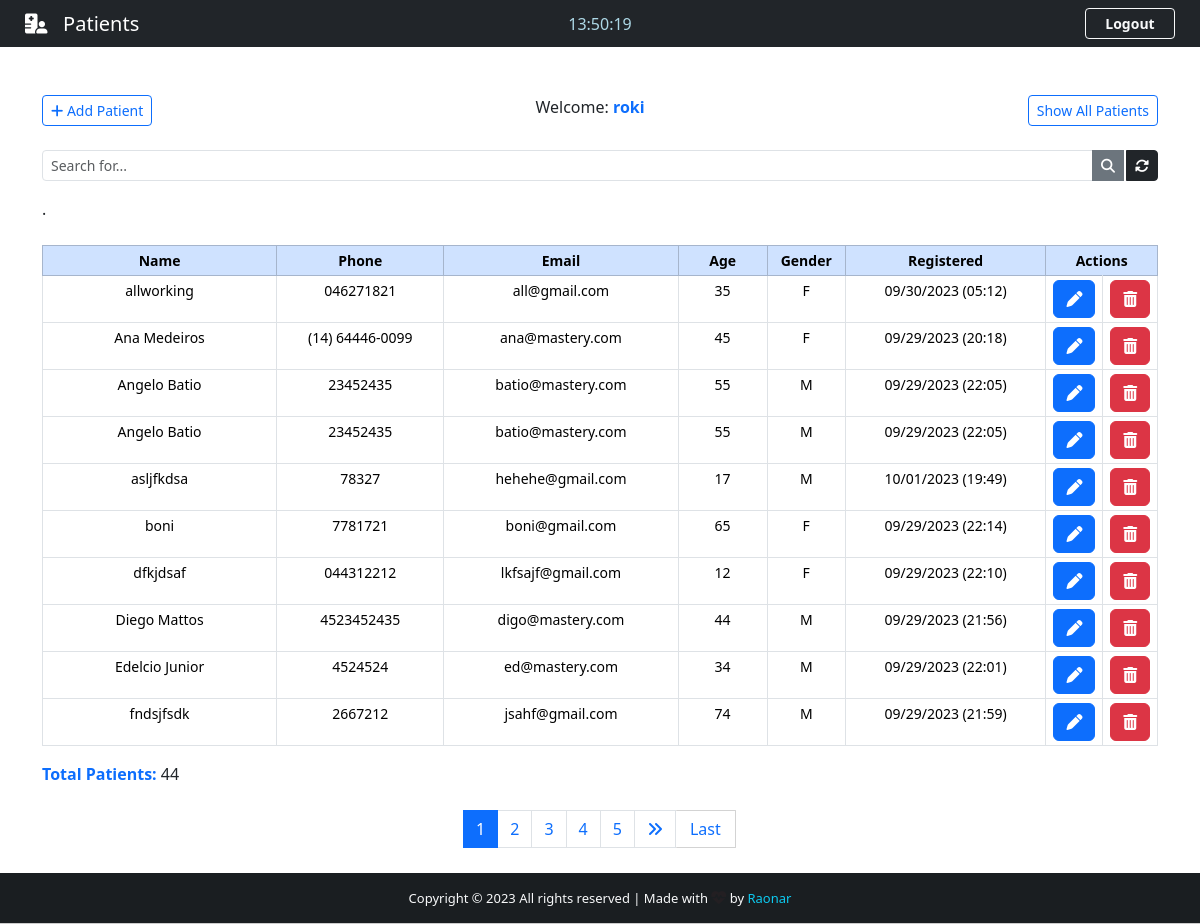
The app's page /backend/ (signed in) with its own data.
### App/models.py (models this page shows, shortened)
class Patient(models.Model):
    GENDER = (
        ("M", "M"),
        ("F", "F"),
    )
    id = models.IntegerField(primary_key=True)
    name = models.CharField(max_length=40)
    phone = models.CharField(max_length=40)
    email = models.CharField(max_length=40)
    age = models.CharField(max_length=3)
    gender = models.CharField(max_length=1, null=True, choices=GENDER)
    note = models.TextField(blank=True)
    created_at = models.DateTimeField(auto_now_add=True)

### App/views.py (the view)
# urls.py: path("backend/", views.backend, name="backend"),
@cache_control(no_cache=True, must_revalidate=True, no_store=True)
@login_required(login_url="login")
def backend(request):
    now = datetime.now()
    current_time = now.strftime("%H:%M:%S")
    print(current_time)
    if 'q' in request.GET:
        q = request.GET['q']
        all_patient_list = Patient.objects.filter(
            Q(name__icontains=q) | Q(phone__icontains=q) | Q(email__icontains=q) |
            Q(age__icontains=q) | Q(gender__icontains=q) | Q(note__icontains=q)
            ).order_by(Lower('name'))
        if not all_patient_list:
            return render(request, "backend.html", {"error_message": True})
    else:
        all_patient_list = Patient.objects.all().order_by(Lower('name'))
    paginator = Paginator(all_patient_list, 10)
    page = request.GET.get("page")
    all_patients = paginator.get_page(page)
    db_patients = Patient.objects.all()
    return render(request, "backend.html", {"patients": all_patients,
                                            "db_patients": db_patients})

### App/templates/backend.html (shortened to what this page needs)
{% extends "base.html" %}
{% block nav-content %}
    <i class="fas fa-hospital-user"></i>&nbsp;&nbsp; Patients
{% endblock %}
{% block time %}
    <div class="col-sm">
        <center>
            <span id="clock" style="color: lightblue;"></span>
        </center>
    </div>
{% endblock %}
{% block btn-nav %}
    <a href="{% url 'logout' %}" class="btn btn-outline-danger btn-sm border-light
    fw-bolder text-light" id="btn-nav" data-bs-toggle="modal" data-bs-target="#logoutModal">
        Logout
    </a>
{% endblock %}
{% block content %}
    <div class="container">
        <br><br>
        <div class="d-flex justify-content-between">
            <a href="{% url 'add_patient' %}" class="btn btn-outline-primary btn-sm">
                <i class="fas fa-plus"></i>&nbsp;Add Patient
            </a>
            <span>
                Welcome: <strong><span class="text-primary">{{ user.get_username }}</span></strong>
            </span>
            {% block show_patients_btn %}
                <a href="{% url 'show_all_patients' %}" class="btn btn-outline-primary btn-sm" id="showAllPatients">
                    Show All Patients
                </a>
            {% endblock %}
        </div>
        {% block query %}
            <form method="GET">
                <div class="input-group input-group-sm mb-3 mt-4">
                    <input type="text" name="q" class="form-control" placeholder="Search for..."
                    value="{{ request.GET.q }}" required>
                    <button class="btn btn-secondary">
                        <i class="fas fa-search"></i>
                    </button>
                    <a href="{% url 'backend' %}" class="btn btn-dark"
                    style="margin-left: 2px;">
                        <i class="fas fa-sync-alt"></i>
                    </a>
                </div>
            </form>
        {% endblock %}
        .
        <center>
            <table class="table table-bordered table-sm mt-4 col-lg-12 col-md-4" style="text-align: center; font-size: 14px;">
                <thead class="table-primary">
                    <tr>
                        <th style="width: 21%;">Name</th>
                        <th style="width: 15%;">Phone</th>
                        <th style="width: 21%;">Email</th>
                        <th style="width: 8%;">Age</th>
                        <th style="width: 7%;">Gender</th>
                        <th style="width: 18%;">Registered</th>
                        <th style="width: 10%;" colspan="2">Actions</th>
                    </tr>
                </thead>
                <tbody>
                    {% for patient in patients %}
                        <tr>
                            <td data-label="Name" id="top-table"> {{ patient.name }} </td>
                            <td data-label="Phone" id="responsive-border"> {{ patient.phone }} </td>
                            <td data-label="Email" id="responsive-border"> {{ patient.email }} </td>
                            <td data-label="Age" id="responsive-border"> {{ patient.age }} </td>
                            <td data-label="Gender" id="responsive-border"> {{ patient.gender }} </td>
                            <td data-label="Registered" id="responsive-border"> {{ patient.created_at | date:'m/d/Y (H:i)' }} </td>
                            <td>
                                <a href="/patient/{{ patient.id }}" class="btn btn-primary" title="Edit patient">
                                    <i class="fas fa-pen"></i>
                                </a>
                            </td>
                            <td>
                                <a class="btn btn-danger" title="Delete patient" data-bs-toggle="modal" data-bs-target="#deleteModal{{ patient.pk }}">
                                    <i class="fas fa-trash-alt"></i>
                                </a>
                            </td>
                        </tr>
                    {% endfor %}
                </tbody>
            </table>
        </center>
        <p>
            <span class="text-primary fw-bolder">
                Total Patients:</span>
                {% block patients_length %}
                    {{ db_patients.count }}
                {% endblock %}
        </p>
        <nav class="mt-4">
            {% if patients.has_other_pages %}
                <ul class="pagination justify-content-center">
                    {% for i in patients.paginator.page_range %}
                        {% if patients.number == i %}
                            <li class="page-item active">
                                <span class="page-link">
                                    {{ i }}
                                </span>
                            </li>
                        {% else %}
                            <li class="page-item">
                                <a href="?page={{ i }}" class="page-link">{{ i }}</a>
                            </li>
                        {% endif %}
                    {% endfor %}
                    {% if patients.has_next %}
                        <li class="page-item">
                            <a href="?page={{ patients.next_page_number }}" class="page-link">
                                <i class="fas fa-angle-double-right"></i>
                            </a>
                        </li>
                        <a href="?page={{ patients.paginator.num_pages }}" class="btn btn-outline-primary mb-4"
                        style="width: 60px; border-radius: 1px; border: 1px solid #d3d3d3; border-left: none;">Last</a>
                    {% else %}
                        <li class="page-item disabled"></li>
                    {% endif %}
                </ul>
            {% endif %}
        </nav>
    </div>
{% endblock %}

### App/static/css/styles.css (style rules this page uses)
html, body { height: 100%; margin: 0; max-width: 100%; }
#btn-nav { width: 90px; float: right; margin-right: 25px; }

### records on screen
Patient: name "allworking", phone "046271821", email "all@gmail.com", age "35", gender "F", created_at "09/30/2023 (05:12)"
Patient: name "Ana Medeiros", phone "(14) 64446-0099", email "ana@mastery.com", age "45", gender "F", created_at "09/29/2023 (20:18)"
Patient: name "Angelo Batio", phone "23452435", email "batio@mastery.com", age "55", gender "M", created_at "09/29/2023 (22:05)"
Patient: name "Angelo Batio", phone "23452435", email "batio@mastery.com", age "55", gender "M", created_at "09/29/2023 (22:05)"
Patient: name "asljfkdsa", phone "78327", email "hehehe@gmail.com", age "17", gender "M", created_at "10/01/2023 (19:49)"
Patient: name "boni", phone "7781721", email "boni@gmail.com", age "65", gender "F", created_at "09/29/2023 (22:14)"
Patient: name "dfkjdsaf", phone "044312212", email "lkfsajf@gmail.com", age "12", gender "F", created_at "09/29/2023 (22:10)"
Patient: name "Diego Mattos", phone "4523452435", email "digo@mastery.com", age "44", gender "M", created_at "09/29/2023 (21:56)"
Patient: name "Edelcio Junior", phone "4524524", email "ed@mastery.com", age "34", gender "M", created_at "09/29/2023 (22:01)"
Patient: name "fndsjfsdk", phone "2667212", email "jsahf@gmail.com", age "74", gender "M", created_at "09/29/2023 (21:59)"

### other values on screen
{{ user.get_username }} "roki"
{{ db_patients.count }} "44"
{{ i }} "1"
{{ i }} "2" "3" "4" "5"
